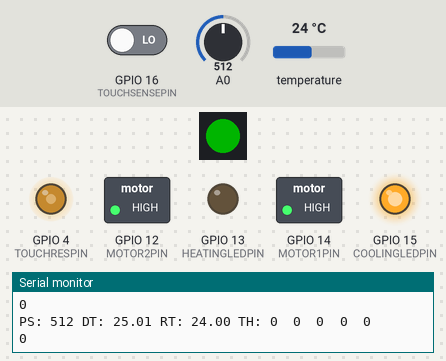
Bench run of a sketch on a simulated ESP8266 (NodeMCU). On the bench: 1 RGB LEDs in strip order, left to right, switched loads named in the sketch (green lamp = pin HIGH), output pins drawn as LEDs (lit = HIGH), the last lines printed to the serial monitor. The test bench sets the inputs (shaded band); at power-on: A0 = 512, GPIO 16 (TOUCHSENSEPIN) LOW, temperature 24 °C. Dim RGB values are drawn brighter than linear.

Above: at 1.2 s.
1.3 s: A0 set to 493
At 2.5 s:
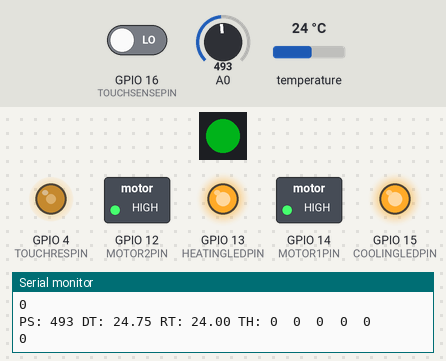
2.8 s: A0 set to 377
At 3.4 s:
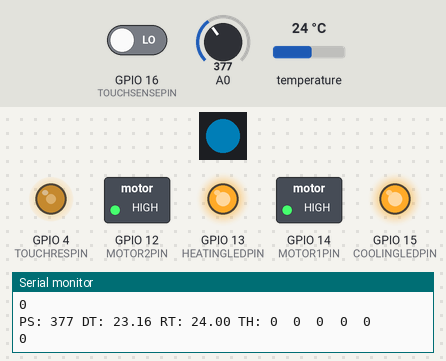
4.3 s: A0 set to 347
At 5.5 s:
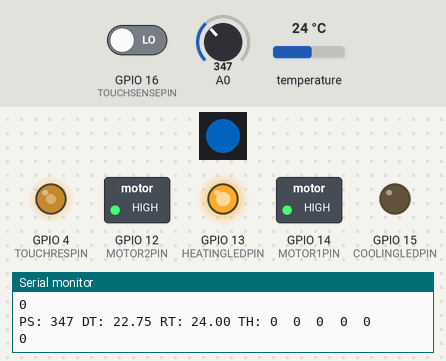
5.8 s: A0 set to 8
At 7.0 s:
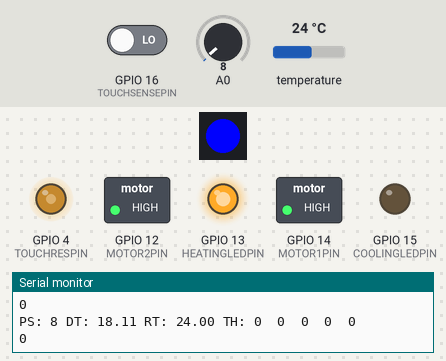
7.3 s: A0 set to 716
At 8.2 s:
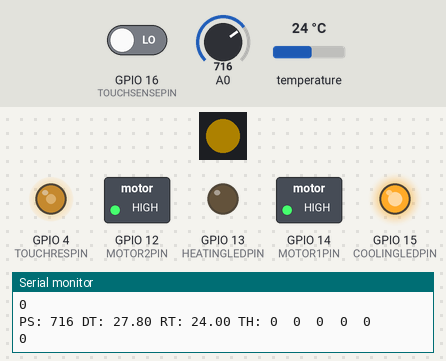
8.8 s: A0 set to 754
At 9.2 s:
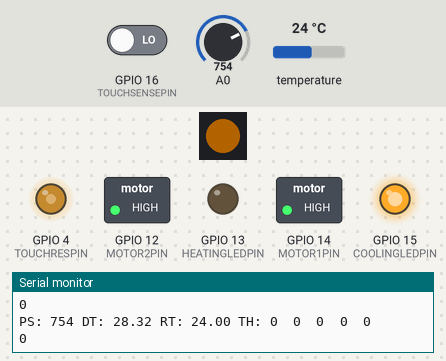
10.3 s: A0 set to 783
Timing chart, 0 to 12.8 s (numbered marks = the images above; inputs shaded):
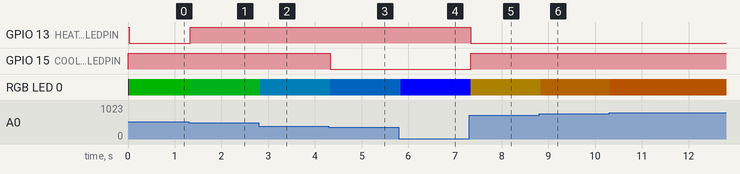

Measured:
- the behaviour switches between 512 and 511 on A0 (found by bisection; images 0 and 1)
- the behaviour switches between 366 and 365 on A0 (found by bisection; images 2 and 3)
- after the input at 1.3 s, GPIO 13 (HEATINGLEDPIN): LOW → HIGH at once; RGB LED 0: RGB(0, 63, 0) → RGB(0, 61, 9) at once
- after the input at 2.8 s, RGB LED 0: RGB(0, 61, 9) → RGB(0, 46, 67) at once
- after the input at 4.3 s, GPIO 15 (COOLINGLEDPIN): HIGH → LOW at once; RGB LED 0: RGB(0, 46, 67) → RGB(0, 43, 82) at once
- after the input at 5.8 s, RGB LED 0: RGB(0, 43, 82) → RGB(0, 1, 251) at once
- after the input at 7.3 s, GPIO 13 (HEATINGLEDPIN): HIGH → LOW at once; GPIO 15 (COOLINGLEDPIN): LOW → HIGH at once; RGB LED 0: RGB(0, 1, 251) → RGB(51, 38, 0) at once
- after the input at 8.8 s, RGB LED 0: RGB(51, 38, 0) → RGB(60, 33, 0) at once
- after the input at 10.3 s, RGB LED 0: RGB(60, 33, 0) → RGB(67, 30, 0) at once

The sketch:

therma.ino
```cpp
#include <ESP8266WiFi.h>
#include <EEPROM.h>
#include <WiFiClientSecure.h>
#include <ESP8266WebServer.h>
#include <Wire.h>
#include <Adafruit_NeoPixel.h>
#include <Adafruit_HDC1000.h>

#define headerHtml "<!DOCTYPE HTML><html><meta name='viewport' content='width=device-width, initial-scale=1.0'><head><style>table, th, td {border: 3px outset #545454;border-collapse:collapse;padding:10px;text-align:center;}</style></head><body style='background-color:#121211;color:#9896B3;font-family:Verdana,Geneva,sans-serif;font-weight:100;'><center><div style='display:table;position:absolute;height:100%;width:100%;text-align:center;'><div style='display:table-cell;vertical-align:middle;'><div style='margin-left:auto;margin-right:auto;width:90%;max-width:550px;'>"
#define footerHtml "</div></div></div></body></html>\n"
#define HEATINGLEDPIN 13
#define COOLINGLEDPIN 15
#define TOUCHRESPIN 4
#define TOUCHSENSEPIN 16
#define MOTOR1PIN 14
#define MOTOR2PIN 12
#define SDAPIN 5
#define SCLPIN 2
#define NONE     0
#define PRESS    1
#define HOLD     2
#define RELEASE  3

#define DEBUG   //If you comment this line, the DPRINT & DPRINTLN lines are defined as blank.

#ifdef DEBUG    //Macros are usually in all capital letters.
  #define DEBUG_PRINT(...)    Serial.print(__VA_ARGS__)     //DPRINT is a macro, debug print
  #define DEBUG_PRINTLN(...)  Serial.println(__VA_ARGS__)   //DPRINTLN is a macro, debug print with new line
#else
  #define DEBUG_PRINT(...)
  #define DEBUG_PRINTLN(...)
#endif

#define DEBUG_CAPSENSE 1

IPAddress myIp(1, 1, 1, 1);
IPAddress myGateway(1, 1, 1, 2);
IPAddress mySubnet(255, 255, 255, 0);

ESP8266WebServer server(80);
WiFiClientSecure client;

Adafruit_HDC1000 hdc = Adafruit_HDC1000();
Adafruit_NeoPixel pixels = Adafruit_NeoPixel(1, 0, NEO_GRB + NEO_KHZ800);

uint8_t count = 0;
uint8_t decount = 0;
uint8_t stat = NONE;
uint8_t last_stat = NONE;
long timer = 0;

int maxPos = 970;
int minPos = 8;
int pos;

float roomTemperature;
float desiredTemperature;
float minTemperature = 18.0;
float maxTemperature = 32.0;
float roomHumidity;

int rate = 1000;
int deadzone = 5;

void confirmPage() {
  DEBUG_PRINTLN("Got Post");
  pos = server.arg("sliderPos").toInt();
  DEBUG_PRINTLN(pos);
  desiredTemperature = mapfloat(pos, 0.0, 1023.0, minTemperature, maxTemperature);
  moveSlider(pos);
  setupPage();
}

float mapfloat(float x, float in_min, float in_max, float out_min, float out_max){
 return (x - in_min) * (out_max - out_min) / (in_max - in_min) + out_min;
}

void setupPage() {
  String s = headerHtml;
  s += "<form action='/' method='post'><input type='range' name='sliderPos' min='";
  s += minPos;
  s += "' max='";
  s += maxPos;
  s += "' step='1' value='";
  s += pos;
  s += "' style='width:100%;' onchange='this.form.submit()'></form>";
  s += footerHtml;
  server.send(200, "text/html", s);
  DEBUG_PRINTLN("Client disconnected");
}

uint8_t CapSense(uint8_t receive_p, uint8_t send_p, uint8_t thresold, uint8_t holdtime, boolean holdrepeat) {

    boolean Read = digitalRead(receive_p);

    if(millis()%300==0) Serial.println("Capsense\tstat\tDRead\tcount\tdecount");
        Serial.print(stat);
        Serial.print("\t");
        Serial.print(Read);
        Serial.print("\t");
        //Serial.print(CapSense(float_pin, send_pin, 3, 2500, 1));
        //Serial.print("\t");
        Serial.print(count);
        Serial.print("\t");
        Serial.print(decount);
        Serial.print("\t");
        Serial.println(timer);

    if(Read){// && stat == NONE){
       count++;
       decount = 0;
    }else count=0;

    if(!Read && (stat == PRESS || stat == HOLD)){
        decount++;
    }

    if(count >= thresold && stat == NONE){
        count = 0;
        decount = 0;
        stat = PRESS;
        timer = millis();
        return PRESS;
    }
    if(stat == PRESS && millis()-timer >= holdtime){
        stat = HOLD;
        return HOLD;
    }

    if(stat == RELEASE){
        stat = NONE;
        return NONE;
    }
    if(decount >= 15){
        decount = 0;
        stat = RELEASE;
        return RELEASE;
    }

    if(stat == HOLD && holdrepeat){
        return HOLD;
    }

    return NONE;
}

void setup() {
  pinMode(HEATINGLEDPIN, OUTPUT);
  pinMode(COOLINGLEDPIN, OUTPUT);
  pinMode(MOTOR1PIN, OUTPUT);
  pinMode(MOTOR2PIN, OUTPUT);
  digitalWrite(HEATINGLEDPIN, HIGH);
  digitalWrite(COOLINGLEDPIN, HIGH);
  digitalWrite(MOTOR1PIN, HIGH);
  digitalWrite(MOTOR2PIN, HIGH);

  pinMode(TOUCHSENSEPIN,INPUT);
  pinMode(TOUCHRESPIN,OUTPUT);
  analogWrite(TOUCHRESPIN, 512); //I don't know if this is the right value


  Serial.begin(115200);
  DEBUG_PRINTLN("Serial Online");

  pixels.begin();
  pixels.setPixelColor(0, pixels.Color(16,0,0));
  pixels.show();
  DEBUG_PRINTLN("Pixels Online");

  WiFi.mode(WIFI_AP);
  WiFi.softAPConfig(myIp, myGateway, mySubnet);
  DEBUG_PRINTLN("WiFi Online");

  uint8_t mac[WL_MAC_ADDR_LENGTH];
  WiFi.softAPmacAddress(mac);
  DEBUG_PRINT("WiFi MAC : ");
  DEBUG_PRINTLN(WiFi.softAPmacAddress());

  server.begin();
  DEBUG_PRINTLN("Server Started");

  server.on("/", HTTP_POST, confirmPage);
  server.on("/", setupPage);
  DEBUG_PRINTLN("Server Pages Set, Waiting for Clients");
  String macId = String(mac[WL_MAC_ADDR_LENGTH-2],HEX)+String(mac[WL_MAC_ADDR_LENGTH-1],HEX);
  macId.toUpperCase();
  String apString = "Therma-Setup- " + macId;
  WiFi.softAP(apString.c_str());
  DEBUG_PRINT("WiFi SSID Set : ");
  DEBUG_PRINTLN(apString);

  Wire.pins(SDAPIN,SCLPIN);
  if (!hdc.begin()) {
    Serial.println("Couldn't find sensor!");
    while (1){for(int i=0;i<32;i++){pixels.setPixelColor(0,pixels.Color(i,0,0));pixels.show();}}
  }
}

void moveSlider(int x){
  int analogIn = analogRead(A0);
  while (analogIn < (x - deadzone)){
    digitalWrite(MOTOR1PIN, LOW);
    delayMicroseconds(rate);
    digitalWrite(MOTOR1PIN, HIGH);
    analogIn = analogRead(A0);
  }
  while (analogIn > (x + deadzone)){
    digitalWrite(MOTOR2PIN, LOW);
    delayMicroseconds(rate);
    digitalWrite(MOTOR2PIN, HIGH);
    analogIn = analogRead(A0);
  }
}

void heatCool(){
  if ((roomTemperature+1) < desiredTemperature) analogWrite(HEATINGLEDPIN, LOW); //Heating
  else digitalWrite(HEATINGLEDPIN, HIGH);
  if ((roomTemperature-1) > desiredTemperature) analogWrite(COOLINGLEDPIN, LOW);  //Cooling
  else digitalWrite(COOLINGLEDPIN, HIGH);
}

void showColor(int color){
  if (color < 512) pixels.setPixelColor(0, pixels.Color( 0                            , map(color, 0, 511, 0, 63)   , map(color, 0, 511, 255, 0)     ));
  else             pixels.setPixelColor(0, pixels.Color( map(color, 512, 1023, 0, 127), map(color, 512, 1023, 63, 0), 0));
  pixels.show();
}

void loop() {
  server.handleClient();

  pos = analogRead(A0);
  desiredTemperature = mapfloat(pos, 0.0, 1023.0, minTemperature, maxTemperature);
  roomTemperature = hdc.readTemperature();

  DEBUG_PRINT("PS: ");
  DEBUG_PRINT(pos);
  DEBUG_PRINT(" DT: ");
  DEBUG_PRINT(desiredTemperature);
  DEBUG_PRINT(" RT: ");
  DEBUG_PRINT(roomTemperature);
  DEBUG_PRINT(" TH: ");
  DEBUG_PRINTLN(CapSense(TOUCHSENSEPIN, TOUCHRESPIN, 3, 2500, 1));

  showColor(pos);
  heatCool();
}
```
